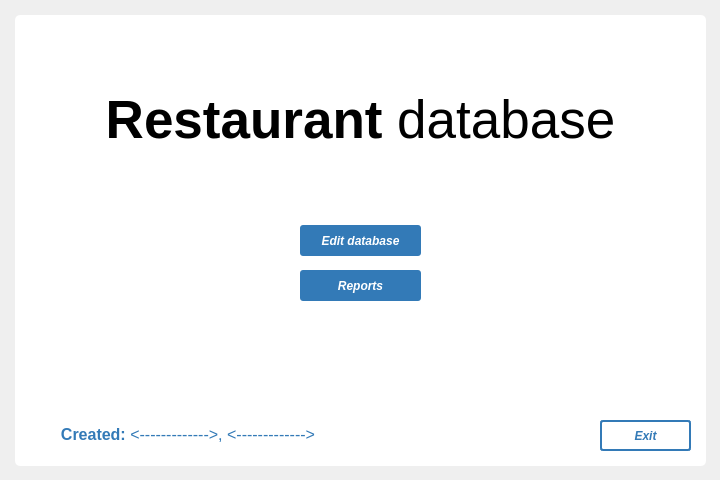
<?xml version="1.0" encoding="UTF-8"?>
<ui version="4.0">
 <class>Form</class>
 <widget class="QWidget" name="Form">
  <property name="geometry">
   <rect>
    <x>0</x>
    <y>0</y>
    <width>720</width>
    <height>480</height>
   </rect>
  </property>
  <property name="font">
   <font>
    <pointsize>40</pointsize>
   </font>
  </property>
  <property name="windowTitle">
   <string>Form</string>
  </property>
  <widget class="QFrame" name="frame">
   <property name="geometry">
    <rect>
     <x>15</x>
     <y>15</y>
     <width>691</width>
     <height>451</height>
    </rect>
   </property>
   <property name="styleSheet">
    <string notr="true">QFrame{
background: #fff;
border-radius: 5px;
}
QWidget{
font-family: &quot;Segoe UI&quot;;
}

QPushButton{
background-color: #337AB7;
font-weight: bold;
font-style: italic;
color: #fff;
font-size: 12px;
border-radius: 3px;
}
QPushButton:hover{
background-color: #135A97;
}

QPushButton:pressed{
background-color: qlineargradient(spread:pad, x1:0, y1:0, x2:0, y2:1, stop:0 #337AB7, stop:1 #135A97);
}</string>
   </property>
   <property name="frameShape">
    <enum>QFrame::StyledPanel</enum>
   </property>
   <property name="frameShadow">
    <enum>QFrame::Raised</enum>
   </property>
   <widget class="QLabel" name="label">
    <property name="geometry">
     <rect>
      <x>0</x>
      <y>60</y>
      <width>691</width>
      <height>91</height>
     </rect>
    </property>
    <property name="font">
     <font>
      <family>Segoe UI</family>
      <pointsize>40</pointsize>
     </font>
    </property>
    <property name="styleSheet">
     <string notr="true"/>
    </property>
    <property name="text">
     <string>&lt;html&gt;&lt;head/&gt;&lt;body&gt;&lt;p&gt;&lt;span style=&quot; font-weight:600;&quot;&gt;Restaurant&lt;/span&gt; database&lt;/p&gt;&lt;/body&gt;&lt;/html&gt;</string>
    </property>
    <property name="alignment">
     <set>Qt::AlignCenter</set>
    </property>
   </widget>
   <widget class="QLabel" name="label_3">
    <property name="geometry">
     <rect>
      <x>30</x>
      <y>405</y>
      <width>286</width>
      <height>30</height>
     </rect>
    </property>
    <property name="minimumSize">
     <size>
      <width>166</width>
      <height>0</height>
     </size>
    </property>
    <property name="font">
     <font>
      <family>Segoe UI</family>
      <pointsize>12</pointsize>
     </font>
    </property>
    <property name="styleSheet">
     <string notr="true">color: #337AB7;</string>
    </property>
    <property name="text">
     <string>&lt;html&gt;&lt;head/&gt;&lt;body&gt;&lt;p&gt;&lt;span style=&quot; font-weight:600;&quot;&gt;Created:&lt;/span&gt; &amp;lt;-------------&amp;gt;, &amp;lt;-------------&amp;gt;&lt;/p&gt;&lt;/body&gt;&lt;/html&gt;</string>
    </property>
    <property name="alignment">
     <set>Qt::AlignCenter</set>
    </property>
   </widget>
   <widget class="QPushButton" name="btn_input">
    <property name="geometry">
     <rect>
      <x>285</x>
      <y>210</y>
      <width>121</width>
      <height>31</height>
     </rect>
    </property>
    <property name="font">
     <font>
      <family>Segoe UI</family>
      <pointsize>-1</pointsize>
      <weight>75</weight>
      <italic>true</italic>
      <bold>true</bold>
     </font>
    </property>
    <property name="cursor">
     <cursorShape>PointingHandCursor</cursorShape>
    </property>
    <property name="styleSheet">
     <string notr="true"/>
    </property>
    <property name="text">
     <string>Edit database</string>
    </property>
   </widget>
   <widget class="QPushButton" name="btn_reports">
    <property name="geometry">
     <rect>
      <x>285</x>
      <y>255</y>
      <width>121</width>
      <height>31</height>
     </rect>
    </property>
    <property name="font">
     <font>
      <family>Segoe UI</family>
      <pointsize>-1</pointsize>
      <weight>75</weight>
      <italic>true</italic>
      <bold>true</bold>
     </font>
    </property>
    <property name="cursor">
     <cursorShape>PointingHandCursor</cursorShape>
    </property>
    <property name="styleSheet">
     <string notr="true"/>
    </property>
    <property name="text">
     <string>Reports</string>
    </property>
   </widget>
   <widget class="QPushButton" name="btn_exit">
    <property name="geometry">
     <rect>
      <x>585</x>
      <y>405</y>
      <width>91</width>
      <height>31</height>
     </rect>
    </property>
    <property name="font">
     <font>
      <family>Segoe UI</family>
      <pointsize>-1</pointsize>
      <weight>75</weight>
      <italic>true</italic>
      <bold>true</bold>
     </font>
    </property>
    <property name="cursor">
     <cursorShape>PointingHandCursor</cursorShape>
    </property>
    <property name="styleSheet">
     <string notr="true">QPushButton{
background-color: #fff;
color: #337AB7;
border-style: solid;
border-width: 2;
border-color: #337AB7;
}

QPushButton:hover{
background-color: #dfeffD;
}

QPushButton:pressed{
background-color: qlineargradient(spread:pad, x1:0, y1:0, x2:0, y2:1, stop:0 #fff, stop:1 #BDDDED);
}</string>
    </property>
    <property name="text">
     <string>Exit</string>
    </property>
   </widget>
  </widget>
 </widget>
 <resources/>
 <connections/>
</ui>
